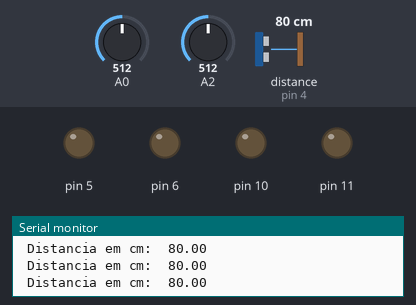
A sketch run on a simulated Arduino Uno, built with avr-gcc and run on an emulated ATmega328P. Parts: output pins drawn as LEDs (lit = HIGH), the last lines printed to the serial monitor. The test bench sets the inputs (shaded band); at power-on: A2 = 512, distance to the obstacle (sensor on pin 4) 80 cm, A0 = 512. The echo pulse lasts 58.3 µs per cm.

Above: at 1.2 s.
1.3 s: A2 set to 553
4.3 s: A2 set to 581
At 4.6 s:
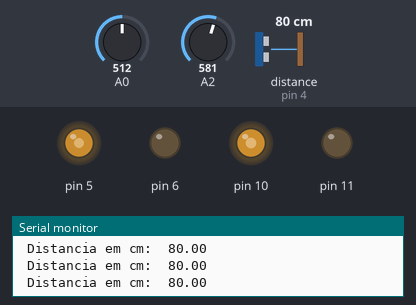
5.8 s: A2 set to 900
At 7.0 s:
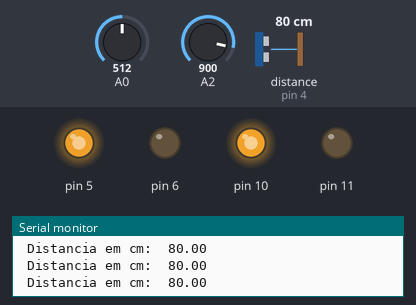
7.3 s: distance to the obstacle (sensor on pin 4) set to 11 cm
10.3 s: distance to the obstacle (sensor on pin 4) set to 8 cm
13.3 s: A2 set to 122
At 13.9 s:
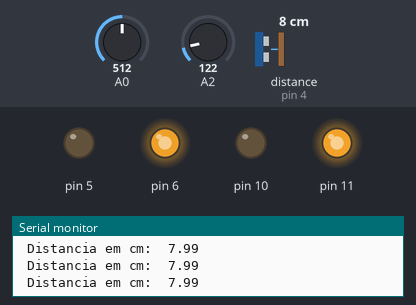
Timing chart, 0 to 15.8 s (numbered marks = the images above; inputs shaded):
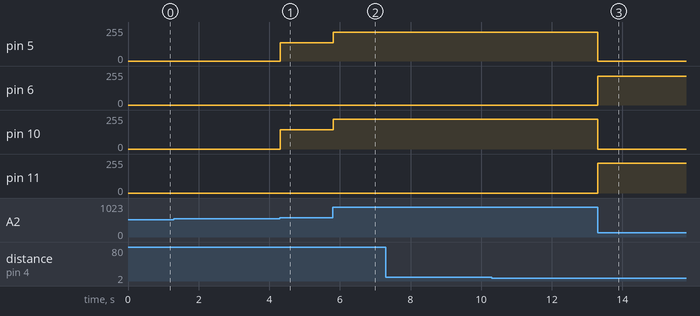

The sketch:

projeto_cadeira.ino
```cpp
//Carrega a biblioteca do sensor ultrassonico
#include <Ultrasonic.h>

  //Definindo os pinos para o trigger e echo
#define TRIGGER_PIN  2
#define ECHO_PIN     4

Ultrasonic ultrasonic(TRIGGER_PIN, ECHO_PIN);

unsigned int eixoY;
unsigned int eixoX;
unsigned int pwm_y;
unsigned int pwm_x;

void setup()
{
  //iniciando a porta serial
  Serial.begin(9600);
  Serial.println("Lendo dados do sensor...");

  pinMode(10, OUTPUT);
  pinMode(11, OUTPUT);
  pinMode(5, OUTPUT);
  pinMode(6, OUTPUT);
  pinMode(4, OUTPUT);
}

void loop()
{

  //Le as informacoes do sensor, em cm
  float cmMsec;
  long microsec = ultrasonic.timing();

   cmMsec = ultrasonic.convert(microsec, Ultrasonic::CM);

  //inicia os pinos do joystick
  eixoY = analogRead(A2);
  eixoX = analogRead(A0);

  pwm_y = map(eixoY, 0, 1023, 0, 255);
  pwm_x = map(eixoX, 0, 1023, 0, 255);

  //cadeira vai para frente
  if (pwm_y > 140) {

    analogWrite(10, pwm_y);
    analogWrite(11, 0);
    analogWrite(5, pwm_y - 8);
    analogWrite(6, 0);
  }

  //cadeira vai para atras
  else if (pwm_y < 50) {

    analogWrite(11, 255 - pwm_y);
    analogWrite(10, 0);
    analogWrite(6, 247 - pwm_y);
    analogWrite(5, 0);
  }


  //cadeira se move no sentido horário
  else if (pwm_x > 240) {

    analogWrite(11, 0);
    analogWrite(10, pwm_x - 25);
    analogWrite(6, 0);
    analogWrite(5, 0);

  }

  //cadeira se move no sentido anti-horário

  else if (pwm_x < 30) {

    analogWrite(11, 0);
    analogWrite(10, 0);
    analogWrite(5, 230 - pwm_x);
    analogWrite(6, 0);

  }

  //posição de repouso
  else {

    analogWrite(10, 0);
    analogWrite(11, 0);
    analogWrite(5, 0);
    analogWrite(6, 0);
  }


  // paramentros para o emisor sonoro ativar

  if (cmMsec < 100 && pwm_y < 10) {

    digitalWrite(8, HIGH);

  }

  else if (cmMsec < 100 && pwm_x > 200) {


     digitalWrite(8, HIGH);

  }


  else if (cmMsec < 100 && pwm_x < 10) {


    digitalWrite(8, HIGH);

  }

  else {

    digitalWrite(8, LOW);

  }


  //Exibe informacoes no serial monitor
  Serial.print("\n Distancia em cm:  ");
  Serial.print(cmMsec);


}
```

Measured:
- the behaviour switches between 565 and 566 on A2 (found by bisection; images 0 and 1)
- after the input at 4.3 s, pin 5: 0/255 → 136/255 at once; pin 10: 0/255 → 144/255 at once
- after the input at 5.8 s, pin 5: 136/255 → 216/255 at once; pin 10: 144/255 → 224/255 at once
- after the input at 13.3 s, pin 5: 216/255 → 0/255 at once; pin 6: 0/255 → 217/255 at once; pin 10: 224/255 → 0/255 at once; pin 11: 0/255 → 225/255 at once
